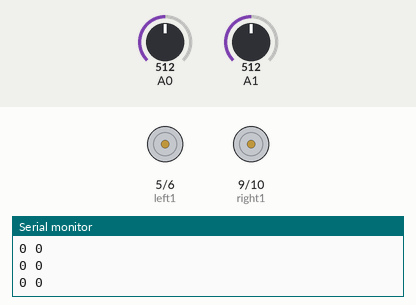
This sketch was run on a simulated Arduino Uno, built with avr-gcc and run on an emulated ATmega328P. Parts: motor-driver pin pairs drawn as motors (green arrow = first pin HIGH = forward, orange = second pin HIGH = backward, longer = more drive), the last lines printed to the serial monitor. The inputs (shaded band) are chosen by the test bench; at power-on: A0 = 512, A1 = 512.

Above: at 1.2 s.
1.3 s: A0 set to 716
At 1.7 s:
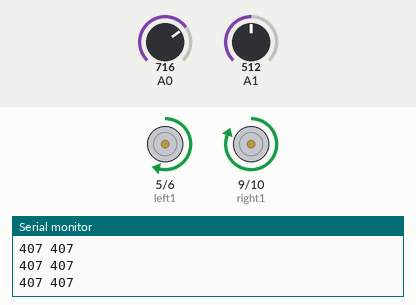
2.8 s: A1 set to 716
At 4.0 s:
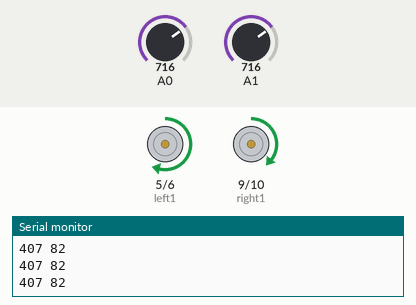
4.3 s: A0 set to 900
At 5.0 s:
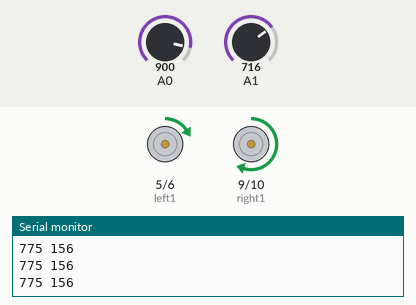
5.8 s: A1 set to 900
At 6.3 s:
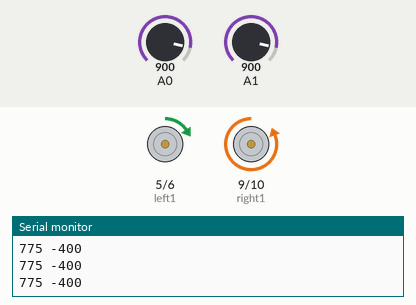
7.3 s: A0 set to 1023
At 8.5 s:
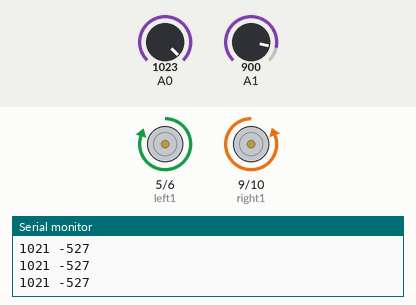
8.8 s: A1 set to 511
At 10.0 s:
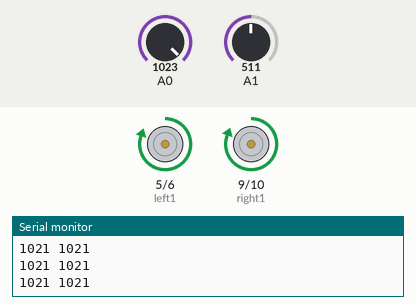
Timing chart, 0 to 11.3 s (numbered marks = the images above; inputs shaded):
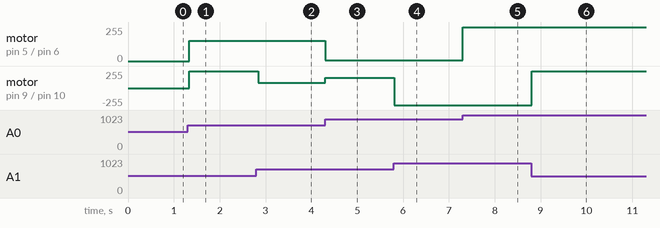

Measured:
- after the input at 1.3 s, motor on pin 5 (left1) / pin 6 (left2): stopped → forward 151/255 at once; motor on pin 9 (right1) / pin 10 (right2): stopped → forward 255/255 at once
- after the input at 2.8 s, motor on pin 9 (right1) / pin 10 (right2): forward 255/255 → forward 82/255 at once
- after the input at 4.3 s, motor on pin 5 (left1) / pin 6 (left2): forward 151/255 → forward 7/255 at once; motor on pin 9 (right1) / pin 10 (right2): forward 82/255 → forward 156/255 at once
- after the input at 5.8 s, motor on pin 9 (right1) / pin 10 (right2): forward 156/255 → backward 255/255 at once
- after the input at 7.3 s, motor on pin 5 (left1) / pin 6 (left2): forward 7/255 → forward 253/255 at once
- after the input at 8.8 s, motor on pin 9 (right1) / pin 10 (right2): backward 255/255 → forward 255/255 at once

The sketch:

testcontrol.ino
```cpp
#define left1 5
#define left2 6

#define right1 9
#define right2 10


void setup(){
  Serial.begin(9600);
  pinMode(5, OUTPUT);
  pinMode(6, OUTPUT);
  pinMode(9, OUTPUT);
  pinMode(10, OUTPUT);
  pinMode(A0, INPUT);
  pinMode(A1, INPUT);
}

void writeLeft(int value){
  if(value < 0){//reverse
    analogWrite(left1, 0);
    analogWrite(left2, -value);
  }
  else{
    analogWrite(left1, value);
    analogWrite(left2, 0);
  }
}

void writeRight(int value){
  if(value < 0){//reverse
    analogWrite(right1, 0);
    analogWrite(right2, -value);
  }
  else{
    analogWrite(right1, value);
    analogWrite(right2, 0);
  }
}

void loop(){
//  if(ain < 0){ //left (forward)
//    analogWrite(left1, -ain*2); //1024
//    analogWrite(left2, 0); //0
//  }
//  else{ //right (reverse)
//    analogWrite(left1, 0); //0
//    analogWrite(left2, ain*2); //1024
//  }
//
//  if(ain < 0){ //left (forward)
//    analogWrite(right1, -ain*2); //1024
//    analogWrite(right2, 0); //0
//  }
//  else{ //right (reverse)
//    analogWrite(right1, 0); //0
//    analogWrite(right2, ain*2); //1024
//  }

  int LJ = analogRead(A0);
  int RJ = analogRead(A1);

  float mult = (LJ-512)/512.0;
  int lval = 1023;
  int rval = 1023;

  if(RJ < 511){
    lval += (RJ-511)*4;
  }
  if(RJ > 512){
    rval += (512-RJ)*4;
  }

  lval *= mult;
  rval *= mult;

  writeLeft(lval);
  writeRight(rval);

  Serial.println(String(lval) + " "+String(rval));


  delay(40);
}
```
